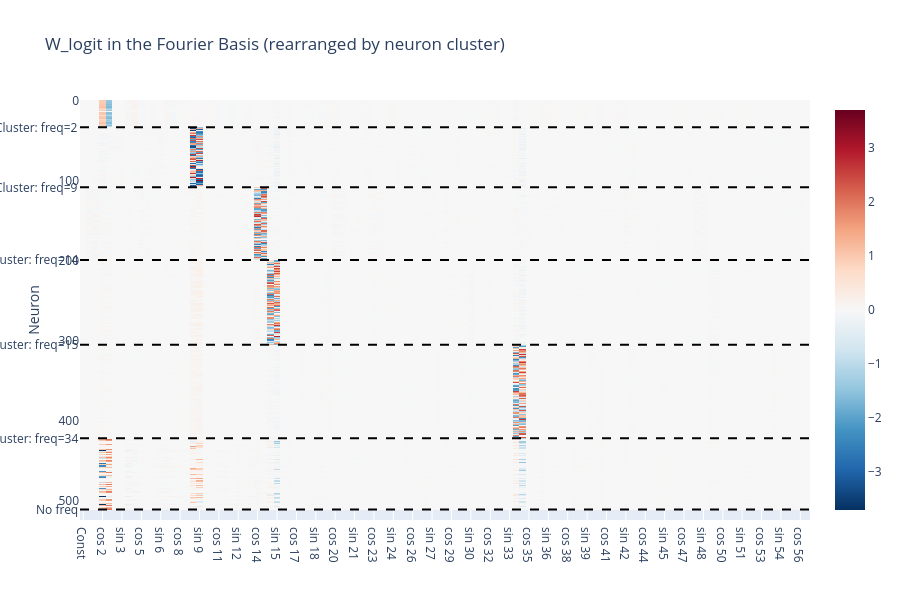

This figure's notebook cell:
### Code cell
# Rearrange by neuron cluster to see structure more clearly
US_sorted = t.cat([US[neuron_freqs_clustered == freq] for freq in key_freqs_plus])
hline_positions = np.cumsum(
    [(neuron_freqs_clustered == freq).sum().item() for freq in key_freqs]
).tolist() + [d_mlp]

imshow_div(
    US_sorted,
    x=fourier_basis_names,
    yaxis="Neuron",
    title="W_logit in the Fourier Basis (rearranged by neuron cluster)",
    hline_positions=hline_positions,
    hline_labels=[f"Cluster: freq={freq}" for freq in key_freqs.tolist()] + ["No freq"],
)

### Figure 1 — Plotly figure (JSON) as saved in the notebook; plotly's stock layout.template omitted (floating-point values rounded to 4 significant figures; data arrays with more than 128 entries replaced by an {"elided": "..."} marker saying what was removed)
{"data": [{"coloraxis": "coloraxis", "hovertemplate": "x: %{x}<br>Neuron: %{y}<br>color: %{z}<extra></extra>", "name": "0", "type": "heatmap", "x": ["Const", "cos 1", "sin 1", "cos 2", "sin 2", "cos 3", "sin 3", "cos 4", "sin 4", "cos 5", "sin 5", "cos 6", "sin 6", "cos 7", "sin 7", "cos 8", "sin 8", "cos 9", "sin 9", "cos 10", "sin 10", "cos 11", "sin 11", "cos 12", "sin 12", "cos 13", "sin 13", "cos 14", "sin 14", "cos 15", "sin 15", "cos 16", "sin 16", "cos 17", "sin 17", "cos 18", "sin 18", "cos 19", "sin 19", "cos 20", "sin 20", "cos 21", "sin 21", "cos 22", "sin 22", "cos 23", "sin 23", "cos 24", "sin 24", "cos 25", "sin 25", "cos 26", "sin 26", "cos 27", "sin 27", "cos 28", "sin 28", "cos 29", "sin 29", "cos 30", "sin 30", "cos 31", "sin 31", "cos 32", "sin 32", "cos 33", "sin 33", "cos 34", "sin 34", "cos 35", "sin 35", "cos 36", "sin 36", "cos 37", "sin 37", "cos 38", "sin 38", "cos 39", "sin 39", "cos 40", "sin 40", "cos 41", "sin 41", "cos 42", "sin 42", "cos 43", "sin 43", "cos 44", "sin 44", "cos 45", "sin 45", "cos 46", "sin 46", "cos 47", "sin 47", "cos 48", "sin 48", "cos 49", "sin 49", "cos 50", "sin 50", "cos 51", "sin 51", "cos 52", "sin 52", "cos 53", "sin 53", "cos 54", "sin 54", "cos 55", "sin 55", "cos 56", "sin 56"], "xaxis": "x", "yaxis": "y", "z": {"elided": "512x113 float values"}}], "layout": {"annotations": [{"showarrow": false, "text": "Cluster: freq=2", "x": 0, "xanchor": "right", "xref": "x domain", "y": 33.5, "yanchor": "middle", "yref": "y"}, {"showarrow": false, "text": "Cluster: freq=9", "x": 0, "xanchor": "right", "xref": "x domain", "y": 108.5, "yanchor": "middle", "yref": "y"}, {"showarrow": false, "text": "Cluster: freq=14", "x": 0, "xanchor": "right", "xref": "x domain", "y": 199.5, "yanchor": "middle", "yref": "y"}, {"showarrow": false, "text": "Cluster: freq=15", "x": 0, "xanchor": "right", "xref": "x domain", "y": 305.5, "yanchor": "middle", "yref": "y"}, {"showarrow": false, "text": "Cluster: freq=34", "x": 0, "xanchor": "right", "xref": "x domain", "y": 422.5, "yanchor": "middle", "yref": "y"}, {"showarrow": false, "text": "No freq", "x": 0, "xanchor": "right", "xref": "x domain", "y": 511.5, "yanchor": "middle", "yref": "y"}], "coloraxis": {"cmid": 0, "colorscale": [[0, "rgb(5,48,97)"], [0.1, "rgb(33,102,172)"], [0.2, "rgb(67,147,195)"], [0.3, "rgb(146,197,222)"], [0.4, "rgb(209,229,240)"], [0.5, "rgb(247,247,247)"], [0.6, "rgb(253,219,199)"], [0.7, "rgb(244,165,130)"], [0.8, "rgb(214,96,77)"], [0.9, "rgb(178,24,43)"], [1, "rgb(103,0,31)"]]}, "height": 600, "shapes": [{"line": {"color": "black", "dash": "dash"}, "type": "line", "x0": 0, "x1": 1, "xref": "x domain", "y0": 33.5, "y1": 33.5, "yref": "y"}, {"line": {"color": "black", "dash": "dash"}, "type": "line", "x0": 0, "x1": 1, "xref": "x domain", "y0": 108.5, "y1": 108.5, "yref": "y"}, {"line": {"color": "black", "dash": "dash"}, "type": "line", "x0": 0, "x1": 1, "xref": "x domain", "y0": 199.5, "y1": 199.5, "yref": "y"}, {"line": {"color": "black", "dash": "dash"}, "type": "line", "x0": 0, "x1": 1, "xref": "x domain", "y0": 305.5, "y1": 305.5, "yref": "y"}, {"line": {"color": "black", "dash": "dash"}, "type": "line", "x0": 0, "x1": 1, "xref": "x domain", "y0": 422.5, "y1": 422.5, "yref": "y"}, {"line": {"color": "black", "dash": "dash"}, "type": "line", "x0": 0, "x1": 1, "xref": "x domain", "y0": 511.5, "y1": 511.5, "yref": "y"}], "title": {"text": "W_logit in the Fourier Basis (rearranged by neuron cluster)"}, "width": 900, "xaxis": {"anchor": "y", "constrain": "domain", "domain": [0, 1], "scaleanchor": "y"}, "yaxis": {"anchor": "x", "autorange": "reversed", "constrain": "domain", "domain": [0, 1], "title": {"text": "Neuron"}}}}
